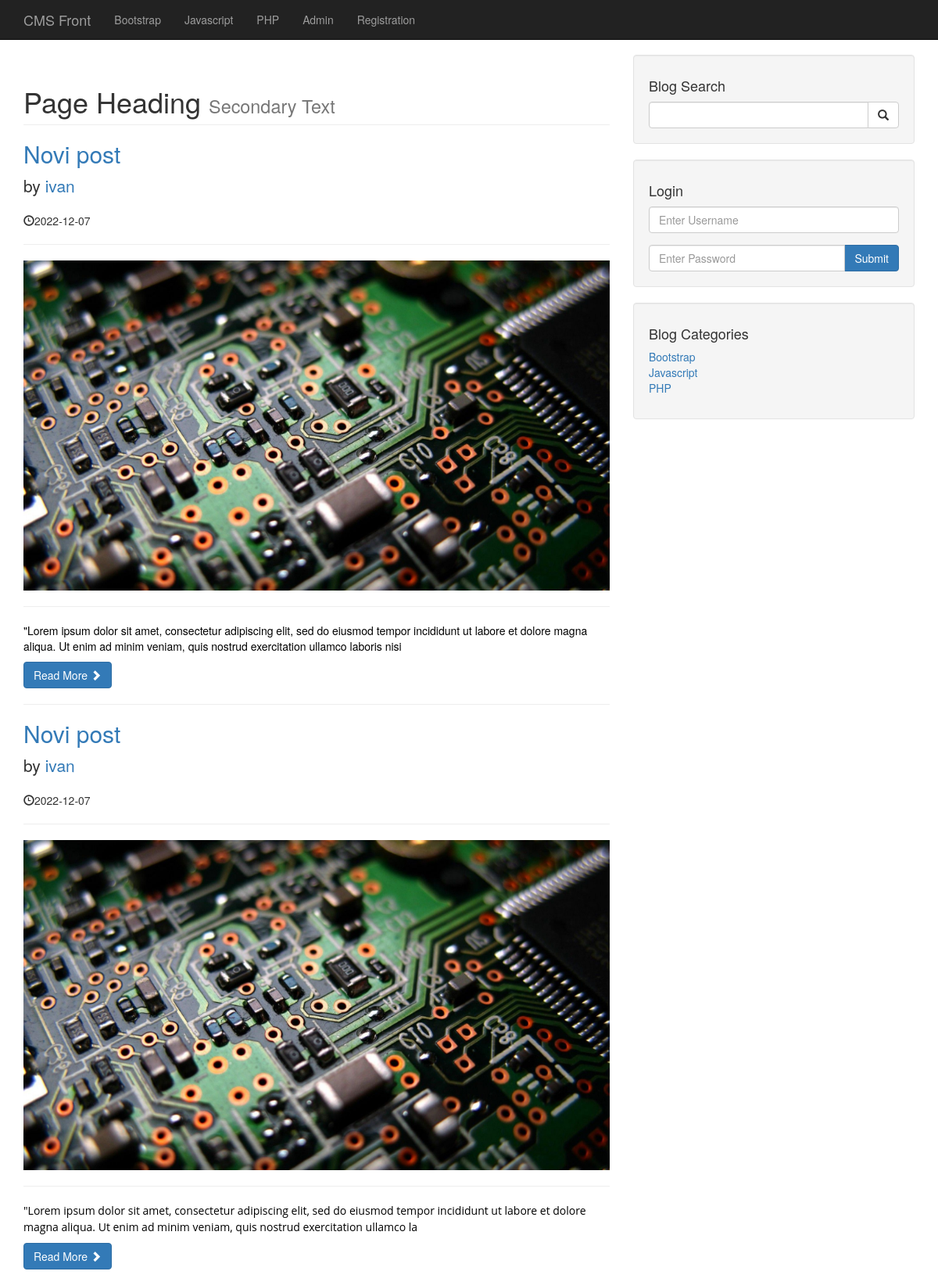
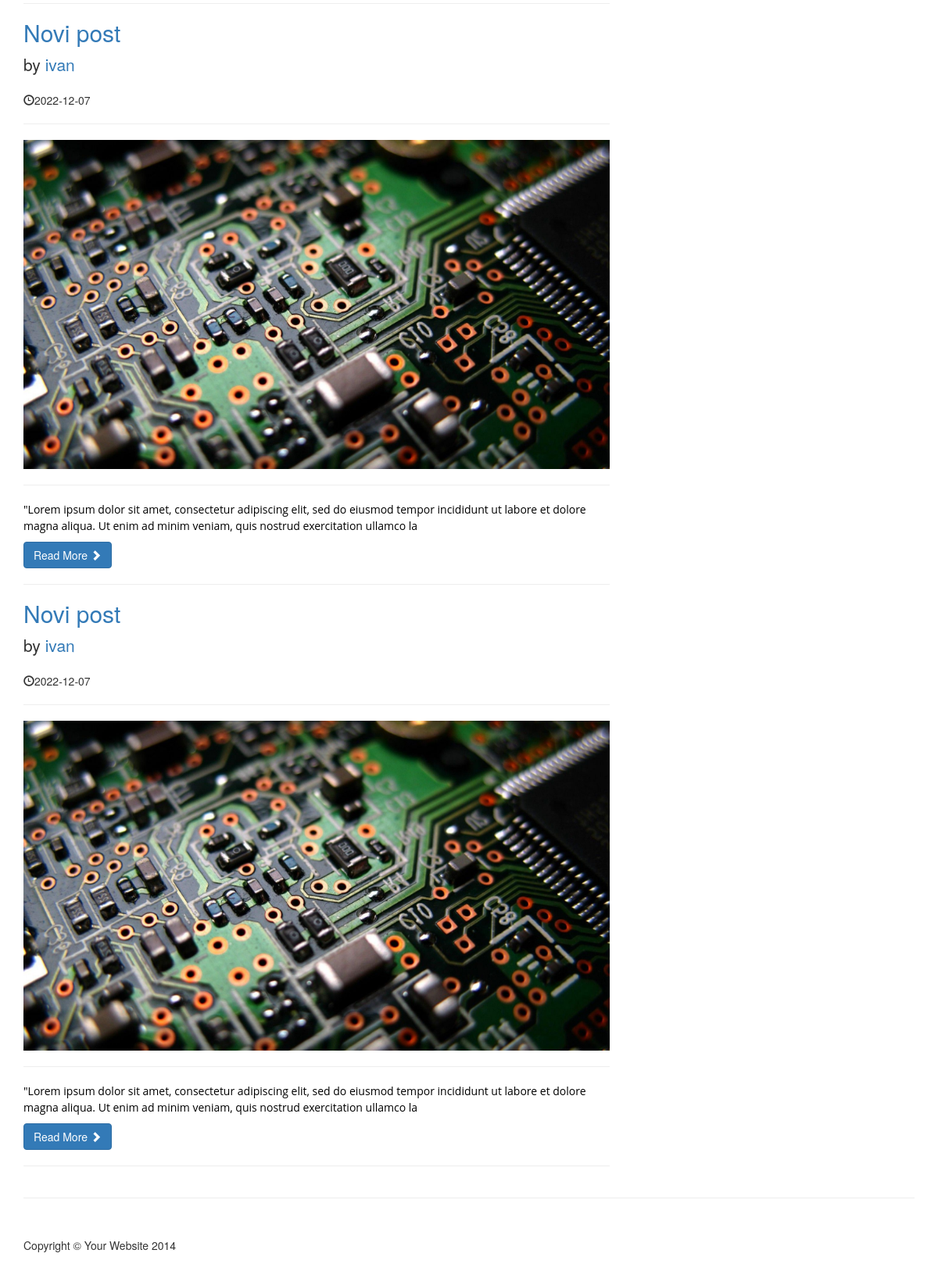
The page / on the database its author committed (2 pictures, top to bottom).
### tables this page shows
CREATE TABLE `categories` (
  `cat_id` int(3) NOT NULL,
  `cat_title` varchar(255) NOT NULL
);

CREATE TABLE `posts` (
  `post_id` int(3) NOT NULL,
  `post_category_id` int(3) NOT NULL,
  `post_title` varchar(255) NOT NULL,
  `post_author` varchar(255) NOT NULL,
  `post_date` date NOT NULL,
  `post_image` text NOT NULL,
  `post_content` text NOT NULL,
  `post_tags` varchar(255) NOT NULL,
  `post_comment_count` varchar(255) NOT NULL,
  `post_status` varchar(255) NOT NULL
);

### index.php (the view)
<?php include "includes/db.php"; ?>
<?php include "includes/header.php"; ?>
<?php include "includes/navigation.php"; ?>
    <div class="container">
        <div class="row">
            <div class="col-md-8">
                <h1 class="page-header">
                    Page Heading
                    <small>Secondary Text</small>
                </h1>
                <?php
                $query = "SELECT * FROM posts ORDER BY post_id DESC";
                $selectAllPosts = mysqli_query($connection, $query);
                while($row = mysqli_fetch_assoc($selectAllPosts)) {
                    $post_id = $row['post_id'];
                    $post_title = $row['post_title'];
                    $post_author = $row['post_author'];
                    $post_date = $row['post_date'];
                    $post_image = $row['post_image'];
                    $post_content = substr($row['post_content'], 0, 300);
                    $post_status = $row['post_status'];
                    if($post_status !== 'Published') {
                    } else {
                ?>
                <h2>
                    <a href="post.php?p_id=<?php echo $post_id ?>"><?php echo $post_title; ?></a>
                </h2>
                <p class="lead">
                    by <a href="author_posts.php?author=<?php echo $post_author ?>&p_id=<?php echo $post_id ?>"><?php echo $post_author; ?></a>
                </p>
                <p><span class="glyphicon glyphicon-time"></span><?php echo $post_date; ?></p>
                <hr>
                <a href="post.php?p_id=<?php echo $post_id ?>">
                <img class="img-responsive" src="images/<?php echo $post_image; ?>" alt="">
                </a>
                <hr>
                <p><?php echo $post_content; ?></p>
                <a class="btn btn-primary" href="post.php?p_id=<?php echo $post_id ?>">Read More <span class="glyphicon glyphicon-chevron-right"></span></a>
                <hr>
                <?php } } ?>
            </div>
<?php include "includes/sidebar.php"; ?>
        </div>
        <hr>
<?php include "includes/footer.php"; ?>

### includes/header.php (shortened to what this page needs)
<!DOCTYPE html>
<html lang="en">
<head>
    <link href="css/bootstrap.min.css" rel="stylesheet">
    <link href="css/blog-home.css" rel="stylesheet">
</head>
<body>

### includes/navigation.php (shortened to what this page needs)
   <nav class="navbar navbar-inverse navbar-fixed-top" role="navigation">
    <div class="container">
        <div class="navbar-header">
            <a class="navbar-brand" href="index.php">CMS Front</a>
        </div>
        <div class="collapse navbar-collapse" id="bs-example-navbar-collapse-1">
            <ul class="nav navbar-nav">
               <?php
                $query = "SELECT * FROM categories";
                $selectAllCats = mysqli_query($connection, $query);
                while($row = mysqli_fetch_assoc($selectAllCats)) {
                    $cat_title = $row['cat_title'];
                    echo "<li><a href='#'>{$cat_title}</a></li>";
                }
                ?>
                <li><a href="admin">Admin</a></li>
                <li><a href="registration.php">Registration</a></li>
            </ul>
        </div>
    </div>
</nav>

### includes/sidebar.php
<div class="col-md-4">
                <div class="well">
                    <h4>Blog Search</h4>
                    <form action="search.php" method="post">
                    <div class="input-group">
                        <input name="search" type="text" class="form-control">
                        <span class="input-group-btn">
                            <button name="submit" class="btn btn-default" type="submit">
                                <span class="glyphicon glyphicon-search"></span>
                        </button>
                        </span>
                    </div>
                    </form>
                </div>
                <div class="well">
                    <h4>Login</h4>
                    <form action="includes/login.php" method="post">
                    <div class="form-group">
                        <input name="username" type="text" class="form-control" placeholder="Enter Username">
                    </div>
                    <div class="input-group">
                        <input name="password" type="password" class="form-control" placeholder="Enter Password">
                        <span class="input-group-btn">
                            <button class="btn btn-primary" name="login" type="submit">Submit</button>
                        </span>
                    </div>
                    </form>
                </div>
                <div class="well">
                    <h4>Blog Categories</h4>
                    <div class="row">
                        <div class="col-lg-12">
                            <ul class="list-unstyled">
                               <?php
    $query = "SELECT * FROM categories";
    $selectAllCats = mysqli_query($connection, $query);
    while($row = mysqli_fetch_assoc($selectAllCats)) {
        $cat_id = $row['cat_id'];
        $cat_title = $row['cat_title'];
        echo "<li><a href='category.php?category=$cat_id'>{$cat_title}</a></li>";
    }
    ?>
                            </ul>
                        </div>
                    </div>
                </div>
            </div>

### includes/footer.php (shortened to what this page needs)
        <footer>
            <div class="row">
                <div class="col-lg-12">
                    <p>Copyright &copy; Your Website 2014</p>
                </div>
            </div>
        </footer>
    </div>
</body>
</html>

### css/blog-home.css (style rules this page uses)
body { padding-top: 70px; }
footer { margin: 50px 0; }

### rows shown on the page
categories: cat_title "Bootstrap"
categories: cat_title "Javascript"
categories: cat_title "PHP"
posts: post_title "Novi post", post_author "ivan", post_date "2022-12-07", post_image (picture), post_content "\"Lorem ipsum dolor sit amet, consectetur adipiscing elit, sed do eiusmod tempor incididunt ut labore et dolore magna aliqua. Ut enim ad minim veniam, quis nostrud exercitation ullamco laboris nisi"
posts: post_title "Novi post", post_author "ivan", post_date "2022-12-07", post_image (picture), post_content "\"Lorem ipsum dolor sit amet, consectetur adipiscing elit, sed do eiusmod tempor incididunt ut labore et dolore magna aliqua. Ut enim ad minim veniam, quis nostrud exercitation ullamco la"
posts: post_title "Novi post", post_author "ivan", post_date "2022-12-07", post_image (picture), post_content "\"Lorem ipsum dolor sit amet, consectetur adipiscing elit, sed do eiusmod tempor incididunt ut labore et dolore magna aliqua. Ut enim ad minim veniam, quis nostrud exercitation ullamco la"
posts: post_title "Novi post", post_author "ivan", post_date "2022-12-07", post_image (picture), post_content "\"Lorem ipsum dolor sit amet, consectetur adipiscing elit, sed do eiusmod tempor incididunt ut labore et dolore magna aliqua. Ut enim ad minim veniam, quis nostrud exercitation ullamco la"
